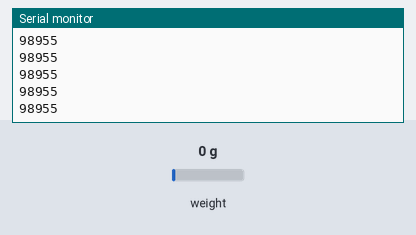
This sketch was run on a simulated Arduino Uno, built with avr-gcc and run on an emulated ATmega328P. Parts: the last lines printed to the serial monitor. The test bench sets the inputs (shaded band); at power-on: weight on the scale 0 g.

Above: at 1.2 s.
1.3 s: weight on the scale set to 100 g
At 1.56 s:
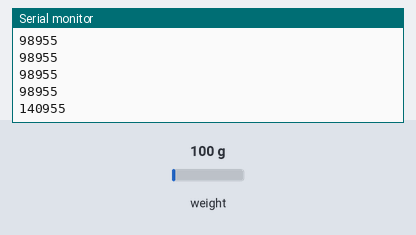
2.8 s: weight on the scale set to 1250 g
At 2.96 s:
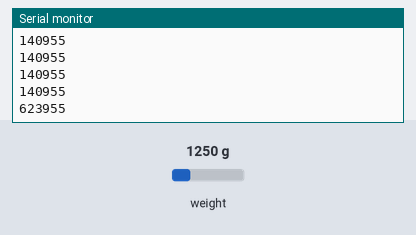
Timing chart, 0 to 5.8 s (numbered marks = the images above; inputs shaded):
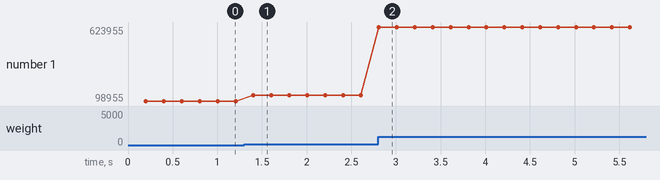

The sketch:

Weighing_scale.ino
```cpp
#include "HX711.h"
HX711 scale(3,2);

void setup() {
  // put your setup code here, to run once:
Serial.begin(9600);
}
long avg;
long val;
float c;
void loop() {
  c=c+1;
  val=scale.read();
  avg=(avg*(c-1)+val)/c;
  // put your main code here, to run repeatedly:
Serial.println(scale.read()+98955);
}
```

Measured:
- after the input at 1.3 s, the serial monitor: prints a new line after 0.10 s (image 1)
- after the input at 2.8 s, the serial monitor: prints a new line at once (image 2)
- plotted number 1: 98955 → 140955 after the input at 1.3 s, 140955 → 623955 after the input at 2.8 s
